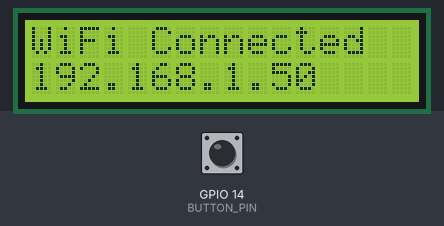
The sketch below on a simulated ESP32-S3. Shown: 16×2 character LCD. The inputs (shaded band) are chosen by the test bench; at power-on: GPIO 14 (BUTTON_PIN) HIGH. WiFi joins after 1.5 s; servers stay silent unless stated; I2S audio is not simulated (input reads silence); uploads are accepted with an empty reply; storage starts empty; what the sketch prints to the serial monitor is not drawn.

Above: at 2.9 s.
At 5.2 s:
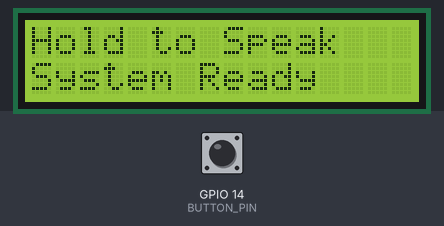
5.3 s: GPIO 14 (BUTTON_PIN) pulled LOW for 0.15 s
At 7.1 s:
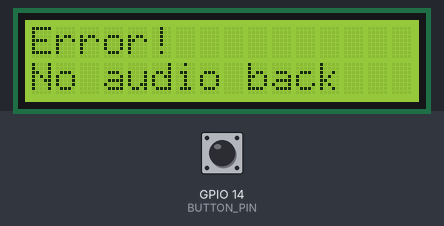
8.4 s: GPIO 14 (BUTTON_PIN) pulled LOW for 1 s
At 9.2 s:
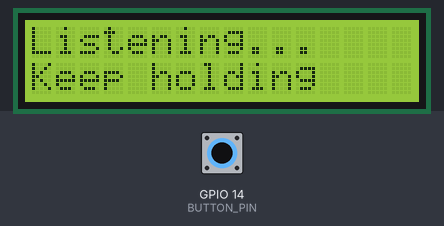
12.4 s: GPIO 14 (BUTTON_PIN) pulled LOW for 3.2 s
At 15.79 s:
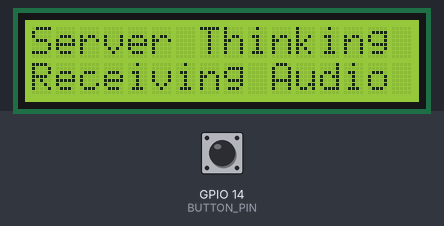
Timing chart, 0 to 17.3 s (numbered marks = the images above; inputs shaded):
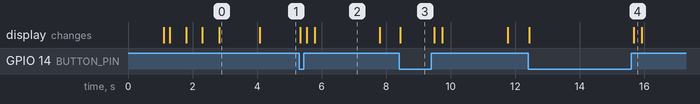

Measured:
- after the input at 5.3 s, the display: first changes at once (image 2 shows a later state)
- after the input at 8.4 s, the display: changes at once (image 3)
- after the input at 12.4 s, the display: first changes at once (image 4 shows a later state)
- what the display in image 0 shows lasts 1.3 s, from 2.8 s to 4.1 s
- what the display in image 2 shows lasts 2.0 s, from 5.8 s to 7.8 s

The sketch:

esp32_s3_firmware_source_code.ino
```cpp
#include <Arduino.h>
#include "driver/i2s.h"
#include "FS.h"
#include "SD.h"
#include "SPI.h"
#include <WiFi.h>
#include <HTTPClient.h>
#include <Wire.h>
#include <LiquidCrystal_I2C.h>

// ============================================================
// NETWORK & ENDPOINT CONFIGURATION
// ============================================================
const char* WIFI_SSID     = "YOUR_WIFI_SSID";       // ← Replace with your WiFi name
const char* WIFI_PASSWORD = "YOUR_WIFI_PASSWORD";    // ← Replace with your WiFi password

// Ensure laptop running Flask shares this subnet
const char* SERVER_URL    = "http://<SERVER_IP>:5000/upload";  // ← Replace with Flask server IP

// ============================================================
// LCD BACKPACK CONFIGURATION
// ============================================================
// Use 0x3F or 0x27 depending on your PCF8574 chip
LiquidCrystal_I2C lcd(0x3F, 16, 2);

// ============================================================
// HARDWARE PIN ASSIGNMENTS
// ============================================================
// INMP441 Microphone (I2S_NUM_0 - RX)
#define MIC_SCK     32
#define MIC_WS      25
#define MIC_SD      33

// MAX98357A Amplifier (I2S_NUM_1 - TX)
#define AMP_BCLK    26
#define AMP_LRC     27
#define AMP_DOUT    22

// Trigger Button (Active LOW with internal pullup)
#define BUTTON_PIN  14

// MicroSD SPI Bus (VSPI)
#define SD_CS       5
#define SD_SCK      18
#define SD_MISO     19
#define SD_MOSI     23

// I2C Bus for LCD (Custom GPIO matrix routing)
#define I2C_SDA     21
#define I2C_SCL     15

// ============================================================
// AUDIO PARAMETERS
// ============================================================
#define SAMPLE_RATE     16000
#define BUFFER_LEN      512
#define BITS_PER_SAMPLE 16
#define CHANNELS        1

#define RECORD_FILE "/voice_record.wav"
#define REPLY_FILE  "/reply.wav"

// ============================================================
// FINITE STATE MACHINE & SYSTEM VARS
// ============================================================
enum SystemState {
    STATE_IDLE,
    STATE_RECORDING,
    STATE_UPLOAD
};

SystemState currentState = STATE_IDLE;
int lastButtonState = HIGH;
File audioFile;
uint32_t totalAudioBytes = 0;
float dc_filter = 0;

// ============================================================
// FUNCTION DECLARATIONS
// ============================================================
void setupI2S_Mic();
void setupI2S_Amp();
void connectWiFi();
void startRecording();
void recordAudio();
void finishRecording();
void uploadAudio();
void playWavFile(const char* filePath);
void writeWavHeader(File &file, uint32_t sampleRate, uint16_t bitsPerSample, uint16_t channels, uint32_t dataSize);
void updateWavHeader(File &file, uint32_t dataSize);
bool sendAndReceiveWav(const char* inPath, const char* outPath);
void displayOnLCD(const String &line1, const String &line2);

// ============================================================
// SETUP
// ============================================================
void setup() {
    Serial.begin(115200);
    delay(1000);

    Serial.println("\n========================================");
    Serial.println("   MULTILINGUAL GOVERNMENT ASSISTANT");
    Serial.println("========================================");

    pinMode(BUTTON_PIN, INPUT_PULLUP);

    // 1. Robust LCD Initialisation Sequence
    Wire.begin(I2C_SDA, I2C_SCL, 100000);
    delay(100); // Allow HD44780 power-on reset circuitry to stabilize

    lcd.init();
    delay(20);

    // Re-assert custom I2C pins after library internal Wire calls
    Wire.begin(I2C_SDA, I2C_SCL, 100000);
    lcd.backlight();
    lcd.clear();
    delay(50);

    displayOnLCD("Starting...", "Please wait");

    // 2. Wi-Fi Connection
    connectWiFi();

    // 3. MicroSD SPI Bus Initialisation
    Serial.println("[SD] Initializing...");
    SPI.begin(SD_SCK, SD_MISO, SD_MOSI, SD_CS);
    if (!SD.begin(SD_CS)) {
        Serial.println("[ERROR] SD card initialization failed!");
        displayOnLCD("SD Card Error!", "Check wiring");
        while (true) delay(100);
    }
    Serial.println("[SD] Card initialized successfully.");

    // 4. Configure Audio Hardware Pipelines
    setupI2S_Mic();
    setupI2S_Amp();

    displayOnLCD("Hold to Speak", "System Ready");
    Serial.println("SYSTEM READY: Hold GPIO 14 button and speak.");
}

// ============================================================
// MAIN LOOP
// ============================================================
void loop() {
    int buttonState = digitalRead(BUTTON_PIN);

    // Button Pressed (Trigger Recording)
    if (lastButtonState == HIGH && buttonState == LOW && currentState == STATE_IDLE) {
        startRecording();
    }

    // Active Recording
    if (currentState == STATE_RECORDING && buttonState == LOW) {
        recordAudio();
    }

    // Button Released (Finalize & Transition to Upload)
    if (lastButtonState == LOW && buttonState == HIGH && currentState == STATE_RECORDING) {
        finishRecording();
    }

    lastButtonState = buttonState;

    // Send Audio to Server and Stream Back Reply
    if (currentState == STATE_UPLOAD) {
        uploadAudio();
    }
}

// ============================================================
// WI-FI INITIALIZATION
// ============================================================
void connectWiFi() {
    Serial.println("[WIFI] Connecting...");
    displayOnLCD("Connecting WiFi", "Please wait...");

    WiFi.mode(WIFI_STA);
    WiFi.begin(WIFI_SSID, WIFI_PASSWORD);

    int dots = 0;
    while (WiFi.status() != WL_CONNECTED) {
        delay(500);
        Serial.print(".");
        lcd.setCursor(dots % 16, 1);
        lcd.print(".");
        dots++;

        if (dots >= 60) {
            Serial.println("\n[ERROR] WiFi connection failed!");
            displayOnLCD("WiFi Failed!", "Check password");
            while (true) delay(100);
        }
    }

    Serial.println("\n[WIFI] Connected! IP: " + WiFi.localIP().toString());
    displayOnLCD("WiFi Connected", WiFi.localIP().toString());
    delay(1200);
}

// ============================================================
// I2S HARDWARE DRIVERS (MIC & AMP)
// ============================================================
void setupI2S_Mic() {
    i2s_config_t mic_config = {
        .mode = (i2s_mode_t)(I2S_MODE_MASTER | I2S_MODE_RX),
        .sample_rate = SAMPLE_RATE,
        .bits_per_sample = I2S_BITS_PER_SAMPLE_32BIT,
        .channel_format = I2S_CHANNEL_FMT_ONLY_LEFT,
        .communication_format = I2S_COMM_FORMAT_STAND_I2S,
        .intr_alloc_flags = ESP_INTR_FLAG_LEVEL1,
        .dma_buf_count = 8,
        .dma_buf_len = BUFFER_LEN,
        .use_apll = false
    };

    i2s_pin_config_t mic_pins = {
        .mck_io_num = I2S_PIN_NO_CHANGE,
        .bck_io_num = MIC_SCK,
        .ws_io_num = MIC_WS,
        .data_out_num = I2S_PIN_NO_CHANGE,
        .data_in_num = MIC_SD
    };

    i2s_driver_install(I2S_NUM_0, &mic_config, 0, NULL);
    i2s_set_pin(I2S_NUM_0, &mic_pins);
    i2s_stop(I2S_NUM_0);
}

void setupI2S_Amp() {
    i2s_config_t amp_config = {
        .mode = (i2s_mode_t)(I2S_MODE_MASTER | I2S_MODE_TX),
        .sample_rate = SAMPLE_RATE,
        .bits_per_sample = I2S_BITS_PER_SAMPLE_16BIT,
        .channel_format = I2S_CHANNEL_FMT_RIGHT_LEFT,
        .communication_format = I2S_COMM_FORMAT_STAND_I2S,
        .intr_alloc_flags = ESP_INTR_FLAG_LEVEL1,
        .dma_buf_count = 16,        // Expanded buffer pool prevents SD SPI read underruns
        .dma_buf_len = 1024,        // Increased chunk size guarantees zero audio crackle
        .use_apll = false
    };

    i2s_pin_config_t amp_pins = {
        .mck_io_num = I2S_PIN_NO_CHANGE,
        .bck_io_num = AMP_BCLK,
        .ws_io_num = AMP_LRC,
        .data_out_num = AMP_DOUT,
        .data_in_num = I2S_PIN_NO_CHANGE
    };

    i2s_driver_install(I2S_NUM_1, &amp_config, 0, NULL);
    i2s_set_pin(I2S_NUM_1, &amp_pins);
    i2s_stop(I2S_NUM_1);
}

// ============================================================
// AUDIO RECORDING
// ============================================================
void startRecording() {
    i2s_stop(I2S_NUM_1); // Mute amplifier to avoid acoustic feedback
    displayOnLCD("Listening...", "Keep holding");

    audioFile = SD.open(RECORD_FILE, FILE_WRITE);
    if (!audioFile) {
        displayOnLCD("SD Write Error!", "Cannot open file");
        return;
    }

    writeWavHeader(audioFile, SAMPLE_RATE, BITS_PER_SAMPLE, CHANNELS, 0);
    totalAudioBytes = 0;
    dc_filter = 0;

    i2s_start(I2S_NUM_0);
    currentState = STATE_RECORDING;
}

void recordAudio() {
    int32_t rx_buffer[BUFFER_LEN];
    int16_t pcm16_buffer[BUFFER_LEN];
    size_t bytes_read = 0;

    i2s_read(I2S_NUM_0, rx_buffer, sizeof(rx_buffer), &bytes_read, portMAX_DELAY);
    int samples = bytes_read / sizeof(int32_t);

    for (int i = 0; i < samples; i++) {
        int32_t raw = rx_buffer[i] >> 14;

        // High-pass filter removes DC bias
        dc_filter = (0.995 * dc_filter) + (0.005 * raw);
        int32_t ac = (raw - (int32_t)dc_filter) * 4;

        if (ac > 32767)  ac = 32767;
        if (ac < -32768) ac = -32768;
        pcm16_buffer[i] = (int16_t)ac;
    }

    size_t bytesToWrite = samples * sizeof(int16_t);
    audioFile.write((const uint8_t*)pcm16_buffer, bytesToWrite);
    totalAudioBytes += bytesToWrite;
}

void finishRecording() {
    i2s_stop(I2S_NUM_0);

    updateWavHeader(audioFile, totalAudioBytes);
    audioFile.close();

    displayOnLCD("Processing...", "Sending to Server");
    currentState = STATE_UPLOAD;
}

// ============================================================
// HTTP PIPELINE: POST WAV & DOWNLOAD TTS REPLY
// ============================================================
void uploadAudio() {
    if (WiFi.status() != WL_CONNECTED) {
        displayOnLCD("WiFi Error!", "Reconnect");
        currentState = STATE_IDLE;
        return;
    }

    displayOnLCD("Server Thinking", "Receiving Audio");
    bool success = sendAndReceiveWav(RECORD_FILE, REPLY_FILE);

    if (success) {
        displayOnLCD("Speaking...", "Playing reply");
        playWavFile(REPLY_FILE);
    } else {
        displayOnLCD("Error!", "No audio back");
        delay(2000);
    }

    displayOnLCD("Hold to Speak", "System Ready");
    currentState = STATE_IDLE;
}

bool sendAndReceiveWav(const char* inPath, const char* outPath) {
    File uploadFile = SD.open(inPath, FILE_READ);
    if (!uploadFile) {
        Serial.println("[ERROR] Cannot open recorded file for upload.");
        return false;
    }

    WiFiClient client;
    HTTPClient http;

    http.setTimeout(30000); // 30-second timeout allows server AI models to run

    if (!http.begin(client, SERVER_URL)) {
        uploadFile.close();
        return false;
    }

    http.addHeader("Content-Type", "audio/wav");
    int httpResponseCode = http.sendRequest("POST", &uploadFile, uploadFile.size());
    uploadFile.close();

    Serial.printf("[HTTP] Status: %d\n", httpResponseCode);

    if (httpResponseCode == 200) {
        if (SD.exists(outPath)) SD.remove(outPath);
        File replyFile = SD.open(outPath, FILE_WRITE);
        if (!replyFile) {
            Serial.println("[ERROR] Failed to create reply.wav on SD!");
            http.end();
            return false;
        }

        WiFiClient* stream = http.getStreamPtr();
        uint8_t buffer[512];
        size_t totalReceived = 0;

        while (http.connected() || stream->available()) {
            if (stream->available()) {
                int bytesRead = stream->read(buffer, sizeof(buffer));
                if (bytesRead > 0) {
                    replyFile.write(buffer, bytesRead);
                    totalReceived += bytesRead;
                }
            }
        }
        replyFile.flush();
        replyFile.close();
        http.end();

        Serial.printf("[HTTP] Saved incoming audio: %u bytes\n", totalReceived);
        return (totalReceived > 100);
    }

    http.end();
    return false;
}

// ============================================================
// WAV PLAYBACK ENGINE (ANTI-CRACKLE + DIGITAL GAIN)
// ============================================================
void playWavFile(const char* filePath) {
    File file = SD.open(filePath, FILE_READ);
    if (!file) {
        Serial.println("[ERROR] Reply file not found on SD.");
        return;
    }

    // Skip the 44-byte WAV header to get to raw PCM samples
    file.seek(44);

    i2s_start(I2S_NUM_1);

    int16_t mono_buf[512];
    int16_t stereo_buf[1024];
    size_t bytes_written = 0;

    while (file.available()) {
        int bytesRead = file.read((uint8_t*)mono_buf, sizeof(mono_buf));
        int samples = bytesRead / sizeof(int16_t);

        for (int i = 0; i < samples; i++) {
            // Apply 1.5x digital gain boost with boundary clamping
            int32_t val = (int32_t)(mono_buf[i] * 1.5);
            if (val > 32767)  val = 32767;
            if (val < -32768) val = -32768;

            stereo_buf[i * 2]     = (int16_t)val;
            stereo_buf[i * 2 + 1] = (int16_t)val;
        }

        i2s_write(I2S_NUM_1, stereo_buf, samples * 2 * sizeof(int16_t), &bytes_written, portMAX_DELAY);
    }

    i2s_zero_dma_buffer(I2S_NUM_1);
    i2s_stop(I2S_NUM_1);
    file.close();
}

// ============================================================
// LCD & UTILITIES
// ============================================================
void displayOnLCD(const String &line1, const String &line2) {
    lcd.clear();
    lcd.setCursor(0, 0);
    lcd.print(line1.substring(0, min(16, (int)line1.length())));
    lcd.setCursor(0, 1);
    lcd.print(line2.substring(0, min(16, (int)line2.length())));
}

void writeWavHeader(File &file, uint32_t sampleRate, uint16_t bitsPerSample, uint16_t channels, uint32_t dataSize) {
    uint32_t byteRate = sampleRate * channels * (bitsPerSample / 8);
    uint16_t blockAlign = channels * (bitsPerSample / 8);
    uint32_t chunkSize = 36 + dataSize;

    uint8_t header[44] = {
        'R', 'I', 'F', 'F',
        (uint8_t)(chunkSize & 0xFF), (uint8_t)((chunkSize >> 8) & 0xFF), (uint8_t)((chunkSize >> 16) & 0xFF), (uint8_t)((chunkSize >> 24) & 0xFF),
        'W', 'A', 'V', 'E',
        'f', 'm', 't', ' ',
        16, 0, 0, 0,
        1, 0,
        (uint8_t)(channels & 0xFF), (uint8_t)((channels >> 8) & 0xFF),
        (uint8_t)(sampleRate & 0xFF), (uint8_t)((sampleRate >> 8) & 0xFF), (uint8_t)((sampleRate >> 16) & 0xFF), (uint8_t)((sampleRate >> 24) & 0xFF),
        (uint8_t)(byteRate & 0xFF), (uint8_t)((byteRate >> 8) & 0xFF), (uint8_t)((byteRate >> 16) & 0xFF), (uint8_t)((byteRate >> 24) & 0xFF),
        (uint8_t)(blockAlign & 0xFF), (uint8_t)((blockAlign >> 8) & 0xFF),
        (uint8_t)(bitsPerSample & 0xFF), (uint8_t)((bitsPerSample >> 8) & 0xFF),
        'd', 'a', 't', 'a',
        (uint8_t)(dataSize & 0xFF), (uint8_t)((dataSize >> 8) & 0xFF), (uint8_t)((dataSize >> 16) & 0xFF), (uint8_t)((dataSize >> 24) & 0xFF)
    };
    file.write(header, 44);
}

void updateWavHeader(File &file, uint32_t dataSize) {
    uint32_t chunkSize = 36 + dataSize;
    file.seek(4);
    file.write((uint8_t*)&chunkSize, 4);
    file.seek(40);
    file.write((uint8_t*)&dataSize, 4);
}
```
